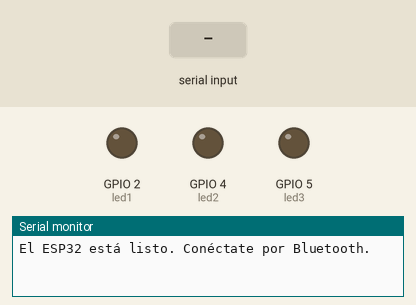
A sketch run on a simulated ESP32. Parts: output pins drawn as LEDs (lit = HIGH), the last lines printed to the serial monitor. The test bench sets the inputs (shaded band). Nothing arrives over Bluetooth unless stated.

Above: at 1.2 s.
1.3 s: "1" received over the second serial link
At 2.0 s:
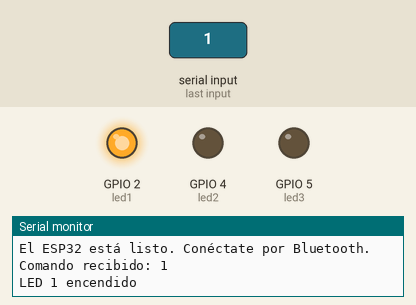
2.8 s: "3" received over the second serial link
At 3.2 s:
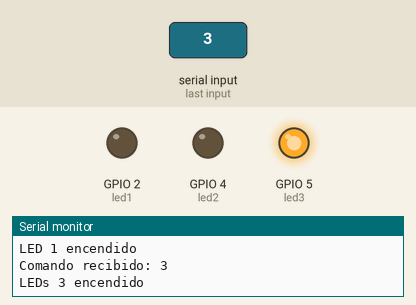
4.3 s: "4" received over the second serial link
At 5.5 s:
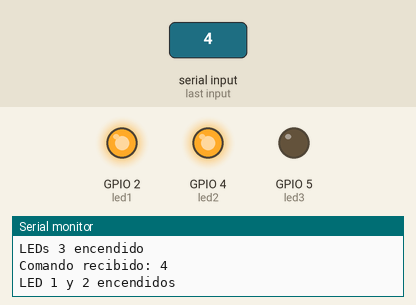
5.8 s: "5" received over the second serial link
At 6.6 s:
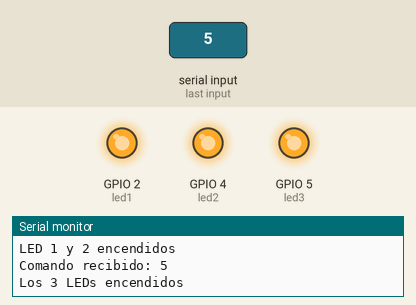
7.3 s: "2" received over the second serial link
At 7.8 s:
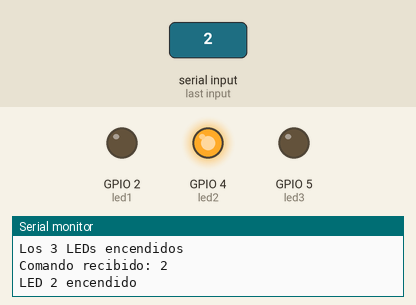
Timing chart, 0 to 9.8 s (numbered marks = the images above; inputs shaded):
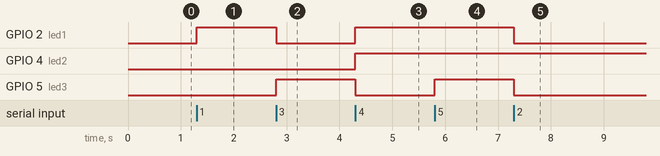

Measured:
- after the input at 1.3 s, GPIO 2 (led1): LOW → HIGH at once
- after the input at 2.8 s, GPIO 2 (led1): HIGH → LOW at once; GPIO 5 (led3): LOW → HIGH at once
- after the input at 4.3 s, GPIO 2 (led1), GPIO 4 (led2): LOW → HIGH at once; GPIO 5 (led3): HIGH → LOW at once
- after the input at 5.8 s, GPIO 5 (led3): LOW → HIGH at once
- after the input at 7.3 s, GPIO 2 (led1), GPIO 5 (led3): HIGH → LOW at once

The sketch:

BLE.ino
```cpp
//Bernal Esteban, Jiménez Juliana, Meriño Eduardo, Mendez Brian y Mora Zharick
#include "BluetoothSerial.h"

// Objeto para comunicación Bluetooth
BluetoothSerial SerialBT;

// Pines de los LEDs
const int led1 = 2;   // Puedes cambiar el pin
const int led2 = 4;   // según tu conexión
const int led3 = 5;

void setup() {
  // Inicializar comunicación Bluetooth
  Serial.begin(115200);
  SerialBT.begin("ESP32_LED_Control"); // Nombre del dispositivo BT

  // Configurar pines como salida
  pinMode(led1, OUTPUT);
  pinMode(led2, OUTPUT);
  pinMode(led3, OUTPUT);

  // Inicialmente apagados
  digitalWrite(led1, LOW);
  digitalWrite(led2, LOW);
  digitalWrite(led3, LOW);

  Serial.println("El ESP32 está listo. Conéctate por Bluetooth.");
}

void loop() {
  if (SerialBT.available()) {
    char comando = SerialBT.read();  // Leer el comando enviado
    Serial.print("Comando recibido: ");
    Serial.println(comando);

    switch (comando) {
      case '0': // Apagar todos
        digitalWrite(led1, LOW);
        digitalWrite(led2, LOW);
        digitalWrite(led3, LOW);
        Serial.println("Todos los LEDs apagados");
        break;

      case '1': // Solo LED1
        digitalWrite(led1, HIGH);
        digitalWrite(led2, LOW);
        digitalWrite(led3, LOW);
        Serial.println("LED 1 encendido");
        break;

      case '2': // solo LED2
        digitalWrite(led1, LOW);
        digitalWrite(led2, HIGH);
        digitalWrite(led3, LOW);
        Serial.println("LED 2 encendido");
        break;

      case '3': // solo LED3
        digitalWrite(led1, LOW);
        digitalWrite(led2, LOW);
        digitalWrite(led3, HIGH);
        Serial.println("LEDs 3 encendido");
        break;

      case '4': // LED1 y LED2
        digitalWrite(led1, HIGH);
        digitalWrite(led2, HIGH);
        digitalWrite(led3, LOW);
        Serial.println("LED 1 y 2 encendidos");
        break;

      case '5': // LED1, LED2 y LED3
        digitalWrite(led1, HIGH);
        digitalWrite(led2, HIGH);
        digitalWrite(led3, HIGH);
        Serial.println("Los 3 LEDs encendidos");
        break;

      default:
        Serial.println("Comando no válido. Usa 0, 1, 2, 3, 4 0 5.");
        break;
    }
  }
}
```
